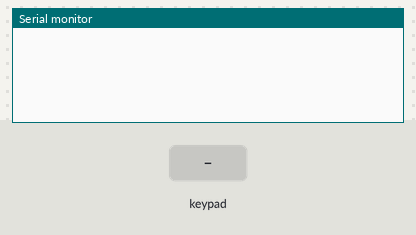
Simulated run of this sketch. Board: Arduino Uno, built with avr-gcc and run on an emulated ATmega328P. On the bench: the last lines printed to the serial monitor. Inputs (shaded band) come from the test bench.

Above: at 1.2 s.
1.3 s: key '1' pressed
At 1.8 s:
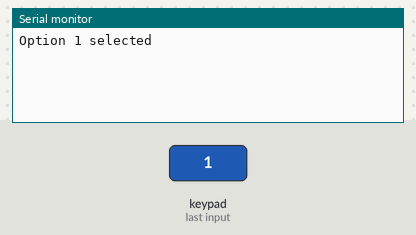
2.8 s: keypad keys 9 8 7 6 pressed 0.4 s apart
At 5.1 s:
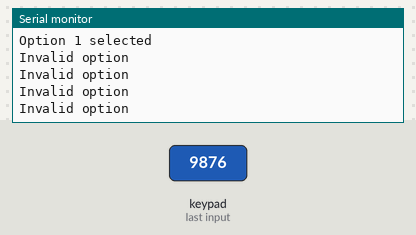
5.9 s: key 'A' pressed
At 6.5 s:
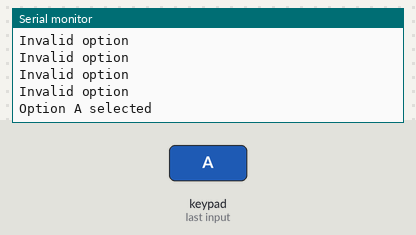
7.4 s: keypad keys 9 8 7 6 D pressed 0.4 s apart
At 10.1 s:
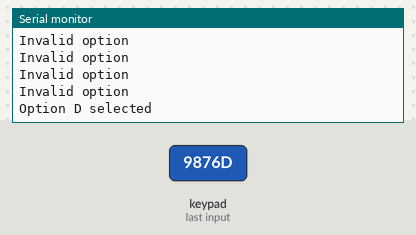
10.9 s: key 'B' pressed
At 11.5 s:
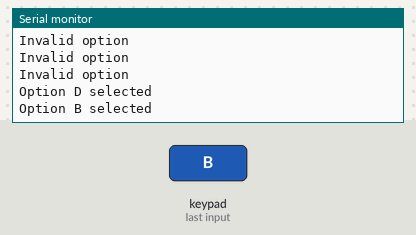
12.4 s: key 'C' pressed
At 13.8 s:
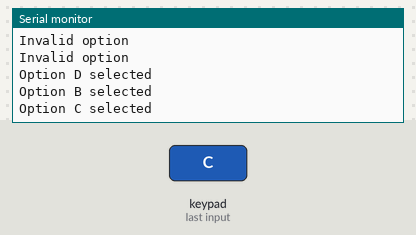

The sketch:

KEYPAD_MENU.ino
```cpp
#include <Keypad.h>

const byte ROWS = 4; // Four rows
const byte COLS = 4; // Four columns
char keys[ROWS][COLS] = {
  {'1','2','3','A'},
  {'4','5','6','B'},
  {'7','8','9','C'},
  {'*','0','#','D'}
};
byte rowPins[ROWS] = {9, 8, 7, 6}; // Connect keypad ROW0, ROW1, ROW2 and ROW3 to these Arduino pins.
byte colPins[COLS] = {5, 4, 3, 2}; // Connect keypad COL0, COL1 and COL2 to these Arduino pins.
Keypad keypad = Keypad( makeKeymap(keys), rowPins, colPins, ROWS, COLS );

unsigned long previousMillis = 0;
const long interval = 100; // Interval in milliseconds

void setup() {
  Serial.begin(9600);
}

void loop() {
  unsigned long currentMillis = millis();

  // Check if it's time to read the keypad
  if (currentMillis - previousMillis >= interval) {
    char key = keypad.getKey();
    if (key != NO_KEY) {
      switch(key) {
        case '1':
          Serial.println("Option 1 selected");
          // Your code for option 1
          break;
        case '2':
          Serial.println("Option 2 selected");
          // Your code for option 2
          break;
        case '3':
          Serial.println("Option 3 selected");
          // Your code for option 3
          break;
        case 'A':
          Serial.println("Option A selected");
          // Your code for option A
          break;
        case 'B':
          Serial.println("Option B selected");
          // Your code for option B
          break;
        case 'C':
          Serial.println("Option C selected");
          // Your code for option C
          break;
        case 'D':
          Serial.println("Option D selected");
          // Your code for option D
          break;
        default:
          Serial.println("Invalid option");
          break;
      }
    }
    previousMillis = currentMillis; // Update the previousMillis
  }

  // Your other non-blocking code can go here
}
```

Measured:
- after the input at 1.3 s, the serial monitor: prints a new line at once (image 1)
- after the input at 2.8 s, the serial monitor: prints a new line at once (image 2)
- after the input at 5.9 s, the serial monitor: prints a new line at once (image 3)
- after the input at 7.4 s, the serial monitor: prints a new line at once (image 4)
- after the input at 10.9 s, the serial monitor: prints a new line at once (image 5)
- after the input at 12.4 s, the serial monitor: prints a new line at once (image 6)
